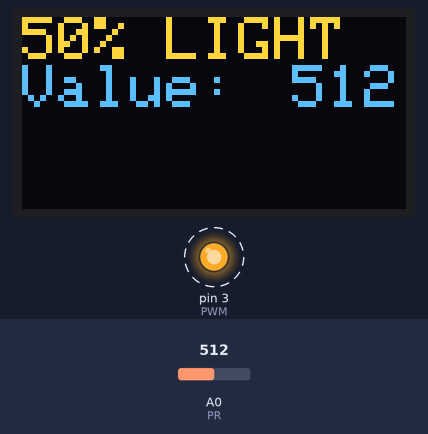
This sketch was run on a simulated Arduino Mega 2560, built with avr-gcc and run on an emulated ATmega2560. Shown: 128×64 one-colour display, output pins drawn as LEDs (lit = HIGH). Dashed ring = blinking. Inputs (shaded band) come from the test bench; at power-on: A0 (PR) = 512. The OLED is the two-colour kind (top 16 rows yellow).

Above: at 1.2 s.
1.3 s: A0 (PR) set to 416
At 1.86 s:
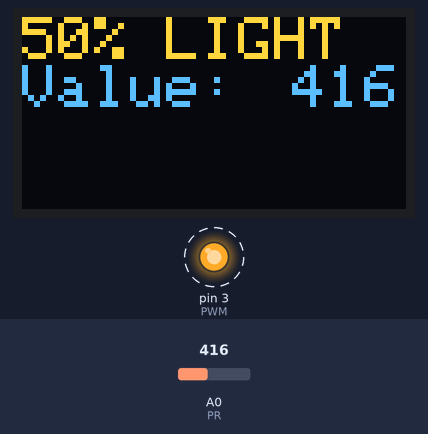
3.1 s: A0 (PR) set to 393
At 3.7 s:
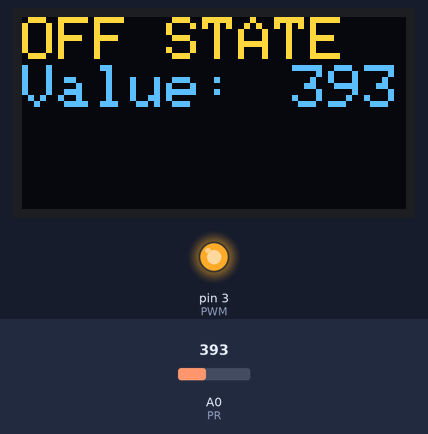
4.6 s: A0 (PR) set to 511
At 4.82 s:
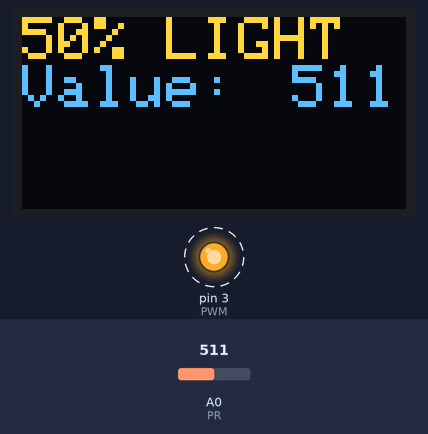
Timing chart, 0 to 12.1 s (numbered marks = the images above; inputs shaded):
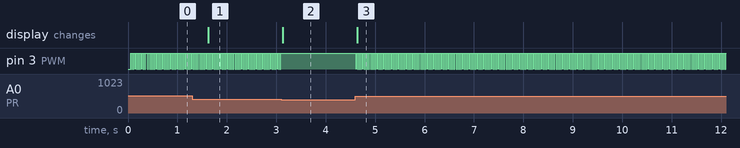

The sketch:

TRIAC-Control.ino
```cpp
// Salim El Atache
// lab4 part b

#include <Wire.h> // I2C library
#include <Adafruit_SSD1306.h> // OLED display library
#define OLED_ADDR   0x3C    // I2C address
Adafruit_SSD1306 display(-1);   // no reset pin

#define PWM 3
int PR = A0; //Set A0(Analog Input) for LDR.

int value = 0;
int Case; //flag variable for the OLED display

void setup() {
  TCCR3B = TCCR3B & B11111000 | B00000101;    // for PWM frequency of 30.64 Hz
  display.begin(SSD1306_SWITCHCAPVCC, OLED_ADDR);
  pinMode(PWM, OUTPUT);
}

void loop() {
  value = analogRead(PR); //Reads the Value of Photoresistor(light).

  //setting the values  for the cases.
  int  case1 = 400 ; //setting the setpoint of the first case
  int  case2 = 650;  //setting the setpoint of the second case
  int case3 = 900;   //setting the setpoint of the Third case case


  //PWM of 255, LIGHT 100% ON
  if ( value < case1) {
    analogWrite(PWM, 255);
    Case = 1;// triggers the display if statement condistions to print 100% light
  }
  //PWM of 127, LIGHT 75% ON
  else if ( (case1 < value) && (value < case2)) {
    analogWrite(PWM, 191);
    Case = 2;// triggers the display if statement condistions to print 75% light
  }
  //PWM of 64, LIGHT 50% ON
  else if ( (case2 < value) && (value < case3)) {
    analogWrite(PWM, 127);
    Case = 3;// triggers the display if statement condistions to print 50% light
  }
  //PWM of 0, LIGHT OFF
  else if ( value > case3) {
    analogWrite(PWM, 0);
    Case = 4;// triggers the display if statement condistions to print 0% light
  }

  Display(); //calling the display function.

}
void Display() {

  display.clearDisplay(); // clear display
  display.setTextColor(WHITE);
  display.setTextSize(2); // bigger text
  if ( Case == 1) {// When light is OFF
    display.setCursor(0, 0);//set the position
    display.print("OFF STATE"); // print LIGHT STATE
  }
  else if ( Case == 2) {// When light is 50% ON
    display.setCursor(0, 0);//set the position
    display.print("50% LIGHT"); // print LIGHT STATE
  }
  else if ( Case == 3) {// When light is 75% ON
    display.setCursor(0, 0);//set the position
    display.print("75% LIGHT"); // print LIGHT STATE
  }
  else if ( Case == 4) {// When light is 100% ON
    display.setCursor(0, 0);//set the position
    display.print("100% LIGHT"); // print LIGHT STATE
  }
  display.setCursor(0, 16);//set the position
  display.print("Value:"); // print the degrees symbol
  display.setCursor(90, 16);//set the position
  display.print(value); // print the degrees symbol
  display.display();  // update display

}
```

Measured:
- the behaviour switches between 400 and 399 on A0 (PR) (found by bisection; images 1 and 2)
- after the input at 1.3 s, the display: changes after 0.32 s (image 1)
- after the input at 3.1 s, pin 3 (PWM): stops changing and stays HIGH; the display: changes at once (image 2)
- after the input at 4.6 s, pin 3 (PWM): alternates HIGH for 0.02 s and LOW for 0.01 s, starting at once; the display: changes at once (image 3)
- by itself, pin 3 (PWM): alternates HIGH for 0.02 s and LOW for 0.01 s
